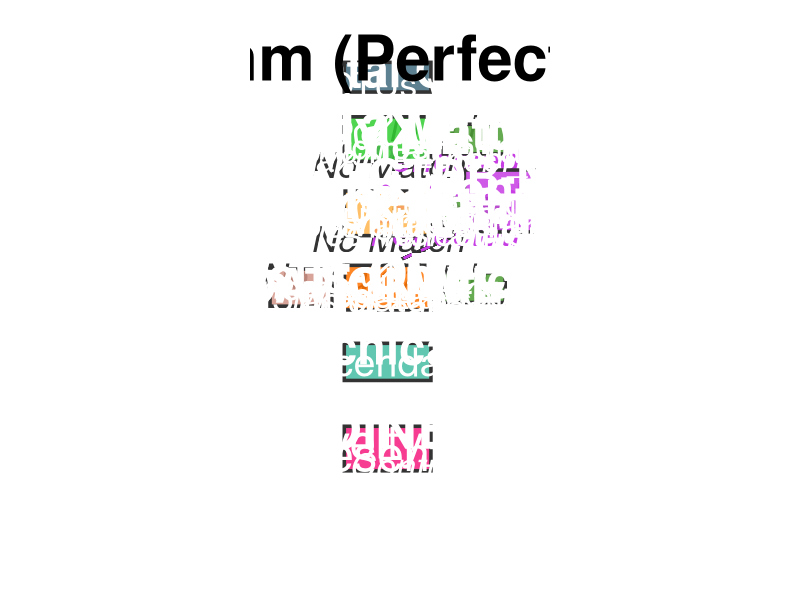
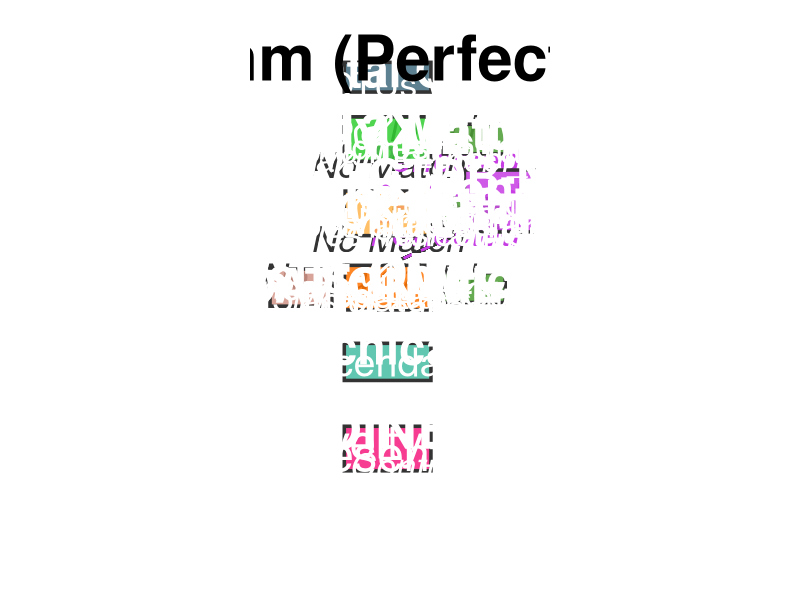
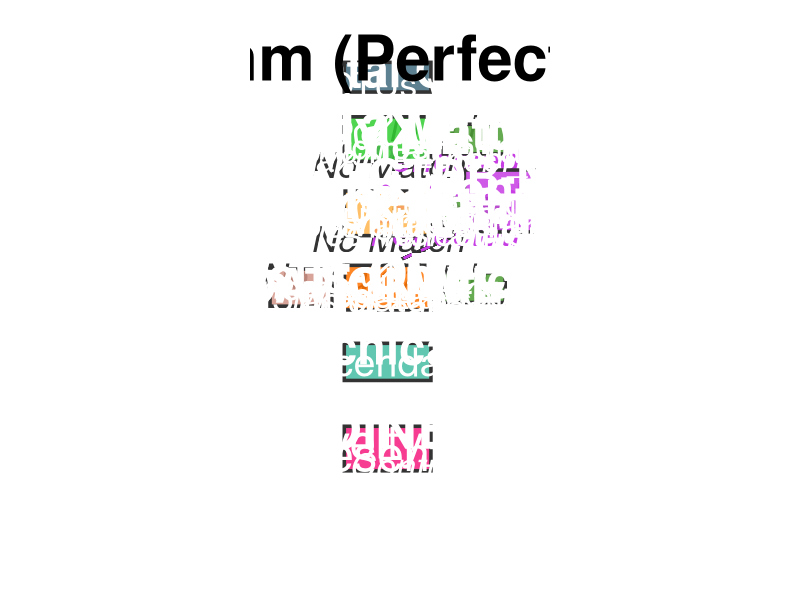

Here is the R script that generated these plots, in order:
#!/usr/bin/env Rscript
# Hierarchical Matching Algorithm Flowchart
# Created: 2026-01-05
# Purpose: Publication-quality diagram showing the matching algorithm hierarchy
# Matches aesthetic of alluvial and scatter plots

suppressPackageStartupMessages({
  library(ggplot2)
  library(grid)
  library(gridExtra)
  library(dplyr)
})

# Configuration
CONFIG <- list(
  # Output settings
  width = 16,
  height = 20,
  dpi = 300,
  
  # Colors matching your existing plots
  colors = list(
    tier1 = "#32CD32",        # Lime green (like Chloroflexota) - PRIMARY
    tier2 = "#ffb44c",        # Light orange (like Acidobacteriota) - FALLBACK
    tier3 = "#ff7200",        # Orange (like Planctomycetota) - VALIDATION
    tier4 = "#46bda3",        # Aqua (like Verrucomicrobiota) - AGGREGATION
    success = "#4c9b34",      # Dark green - matched
    fail = "#d19386",         # Light brown - census-only
    validation = "#c73de4",   # Magenta - GTDB-NCBI validation
    metrics = "#f51b7f",      # Bright pink - COINED METRICS
    start = "#416b7d",        # Dark blue-gray - input
    arrow = "#333333",        # Dark gray for arrows
    text = "#000000",         # Black for text
    bg = "#FFFFFF"            # White background
  ),
  
  # Text sizes
  text = list(
    title = 16,
    tier = 14,
    label = 12,
    detail = 10,
    small = 9
  )
)

# Create the diagram using ggplot2
create_matching_diagram <- function() {
  
  # Define node positions (x, y coordinates)
  nodes <- data.frame(
    id = c("start", "t1", "t2", "t3", "agg", "s1", "s2", "s3", "fail", "metrics", "validate"),
    x = c(5, 5, 5, 5, 5, 8.5, 8.5, 8.5, 1.5, 5, 9.5),
    y = c(19, 16.5, 13.5, 10.5, 7.5, 16.5, 13.5, 10.5, 10.5, 4, 14),
    width = c(3.5, 3.5, 3.5, 3.5, 3.5, 2.5, 2.5, 2.5, 2.5, 3.5, 2.8),
    height = c(1.2, 1.8, 1.8, 1.8, 1.5, 1.2, 1.2, 1.2, 1.5, 1.8, 2.5),
    color = c(CONFIG$colors$start, CONFIG$colors$tier1, CONFIG$colors$tier2, 
              CONFIG$colors$tier3, CONFIG$colors$tier4, CONFIG$colors$success,
              CONFIG$colors$success, CONFIG$colors$success, CONFIG$colors$fail,
              CONFIG$colors$metrics, CONFIG$colors$validation),
    stringsAsFactors = FALSE
  )
  
  # Define edges (connections)
  edges <- data.frame(
    from_id = c("start", "t1", "t1", "t2", "t2", "t3", "t3", "s1", "s2", "s3", 
                "agg", "validate", "validate", "validate"),
    to_id = c("t1", "s1", "t2", "s2", "t3", "s3", "fail", "agg", "agg", "agg",
              "metrics", "t1", "t2", "t3"),
    label = c("", "Match", "No Match", "Match", "No Match", "Match", "No Match",
              "", "", "", "", "Perfected", "Perfected", "Perfected"),
    type = c("main", "success", "fail", "success", "fail", "success", "fail",
             "main", "main", "main", "main", "validate", "validate", "validate"),
    stringsAsFactors = FALSE
  )
  
  # Merge node positions with edges
  edges <- edges %>%
    left_join(nodes %>% select(id, from_x = x, from_y = y), by = c("from_id" = "id")) %>%
    left_join(nodes %>% select(id, to_x = x, to_y = y), by = c("to_id" = "id"))
  
  # Create base plot
  p <- ggplot() +
    theme_void() +
    theme(
      plot.background = element_rect(fill = CONFIG$colors$bg, color = NA),
      panel.background = element_rect(fill = CONFIG$colors$bg, color = NA),
      plot.margin = margin(20, 20, 20, 20)
    ) +
    coord_fixed(ratio = 1, xlim = c(0, 11), ylim = c(0, 20))
  
  # Add edges (arrows)
  for (i in 1:nrow(edges)) {
    edge <- edges[i, ]
    
    # Determine arrow color and style
    arrow_color <- if (edge$type == "validate") CONFIG$colors$validation else CONFIG$colors$arrow
    arrow_type <- if (edge$type == "validate") "dashed" else "solid"
    arrow_size <- if (edge$type == "validate") 0.8 else 1.0
    
    # Calculate arrow endpoints (adjust for node size)
    from_y_adj <- edge$from_y - 0.6
    to_y_adj <- edge$to_y + 0.9
    
    # Adjust x for side connections
    from_x <- edge$from_x
    to_x <- edge$to_x
    
    if (edge$to_id %in% c("s1", "s2", "s3")) {
      from_x <- edge$from_x + 1.75
      to_x <- edge$to_x - 1.25
    } else if (edge$to_id == "fail") {
      from_x <- edge$from_x - 1.75
      to_x <- edge$to_x + 1.25
    }
    
    p <- p + geom_segment(
      aes(x = from_x, y = from_y_adj, xend = to_x, yend = to_y_adj),
      arrow = arrow(length = unit(0.3, "cm"), type = "closed"),
      color = arrow_color,
      size = arrow_size,
      linetype = arrow_type
    )
    
    # Add edge labels
    if (edge$label != "") {
      label_x <- (from_x + to_x) / 2
      label_y <- (from_y_adj + to_y_adj) / 2
      
      p <- p + annotate("text", x = label_x, y = label_y + 0.3,
                       label = edge$label, size = CONFIG$text$small,
                       fontface = "italic", color = arrow_color)
    }
  }
  
  # Add nodes (rectangles with rounded corners)
  for (i in 1:nrow(nodes)) {
    node <- nodes[i, ]
    
    p <- p + annotate("rect",
                     xmin = node$x - node$width/2, xmax = node$x + node$width/2,
                     ymin = node$y - node$height/2, ymax = node$y + node$height/2,
                     fill = node$color, color = "#333333", size = 1.2, alpha = 0.85)
  }
  
  # Add node labels
  p <- p +
    # START
    annotate("text", x = 5, y = 19.3, label = "Environmental Census Data",
             size = CONFIG$text$label, fontface = "bold", color = "white") +
    annotate("text", x = 5, y = 18.7, label = "(16S/18S OTUs with taxids)",
             size = CONFIG$text$small, color = "white") +
    
    # TIER 1
    annotate("text", x = 5, y = 17.1, label = "🥇 TIER 1: Taxid Matching",
             size = CONFIG$text$tier, fontface = "bold", color = "white") +
    annotate("text", x = 5, y = 16.6, label = "PRIMARY METHOD",
             size = CONFIG$text$label, fontface = "bold", color = "white") +
    annotate("text", x = 5, y = 16.1, label = "85-90% match rate",
             size = CONFIG$text$detail, color = "white") +
    annotate("text", x = 5, y = 15.7, label = "census_taxid == ncbi_taxid",
             size = CONFIG$text$small, fontface = "italic", color = "white") +

    # TIER 2
    annotate("text", x = 5, y = 14.1, label = "🥈 TIER 2: Lineage Matching",
             size = CONFIG$text$tier, fontface = "bold", color = "white") +
    annotate("text", x = 5, y = 13.6, label = "FALLBACK METHOD",
             size = CONFIG$text$label, fontface = "bold", color = "white") +
    annotate("text", x = 5, y = 13.1, label = "10-15% match rate",
             size = CONFIG$text$detail, color = "white") +
    annotate("text", x = 5, y = 12.7, label = "Handles misnaming",
             size = CONFIG$text$small, fontface = "italic", color = "white") +

    # TIER 3
    annotate("text", x = 5, y = 11.1, label = "🥉 TIER 3: Direct Name",
             size = CONFIG$text$tier, fontface = "bold", color = "white") +
    annotate("text", x = 5, y = 10.6, label = "VALIDATION METHOD",
             size = CONFIG$text$label, fontface = "bold", color = "white") +
    annotate("text", x = 5, y = 10.1, label = "<5% match rate",
             size = CONFIG$text$detail, color = "white") +
    annotate("text", x = 5, y = 9.7, label = "Edge cases",
             size = CONFIG$text$small, fontface = "italic", color = "white") +

    # TIER 4 - AGGREGATION
    annotate("text", x = 5, y = 8.1, label = "TIER 4: Hierarchical Aggregation",
             size = CONFIG$text$label, fontface = "bold", color = "white") +
    annotate("text", x = 5, y = 7.5, label = "Sum all descendant genomes",
             size = CONFIG$text$detail, color = "white") +

    # SUCCESS NODES
    annotate("text", x = 8.5, y = 16.8, label = "✅ Matched",
             size = CONFIG$text$label, fontface = "bold", color = "white") +
    annotate("text", x = 8.5, y = 16.2, label = "Highest Confidence",
             size = CONFIG$text$small, color = "white") +

    annotate("text", x = 8.5, y = 13.8, label = "✅ Matched",
             size = CONFIG$text$label, fontface = "bold", color = "white") +
    annotate("text", x = 8.5, y = 13.2, label = "High Confidence",
             size = CONFIG$text$small, color = "white") +

    annotate("text", x = 8.5, y = 10.8, label = "✅ Matched",
             size = CONFIG$text$label, fontface = "bold", color = "white") +
    annotate("text", x = 8.5, y = 10.2, label = "Moderate Confidence",
             size = CONFIG$text$small, color = "white") +

    # FAIL NODE
    annotate("text", x = 1.5, y = 11, label = "❌ Census-Only",
             size = CONFIG$text$label, fontface = "bold", color = "white") +
    annotate("text", x = 1.5, y = 10.5, label = "No genomic data",
             size = CONFIG$text$small, color = "white") +
    annotate("text", x = 1.5, y = 10, label = "novelty_factor = ∞",
             size = CONFIG$text$small, fontface = "italic", color = "white") +

    # METRICS NODE
    annotate("text", x = 5, y = 4.8, label = "Calculate COINED METRICS",
             size = CONFIG$text$tier, fontface = "bold", color = "white") +
    annotate("text", x = 5, y = 4.3, label = "🔴 novelty_factor",
             size = CONFIG$text$label, color = "white") +
    annotate("text", x = 5, y = 3.8, label = "🔵 overrepresentation_factor",
             size = CONFIG$text$label, color = "white") +
    annotate("text", x = 5, y = 3.3, label = "(Original Contributions)",
             size = CONFIG$text$small, fontface = "italic", color = "white") +

    # VALIDATION NODE
    annotate("text", x = 9.5, y = 15, label = "GTDB-NCBI",
             size = CONFIG$text$label, fontface = "bold", color = "white") +
    annotate("text", x = 9.5, y = 14.5, label = "Validation Pipeline",
             size = CONFIG$text$label, fontface = "bold", color = "white") +
    annotate("text", x = 9.5, y = 13.9, label = "Proves complete",
             size = CONFIG$text$small, color = "white") +
    annotate("text", x = 9.5, y = 13.5, label = "overlap",
             size = CONFIG$text$small, color = "white") +
    annotate("text", x = 9.5, y = 13.1, label = "Validates algorithm",
             size = CONFIG$text$small, color = "white") +
    annotate("text", x = 9.5, y = 12.7, label = "effectiveness",
             size = CONFIG$text$small, color = "white") +

    # Title
    annotate("text", x = 5.5, y = 19.8, label = "Hierarchical Matching Algorithm (Perfected via GTDB-NCBI Validation)",
             size = CONFIG$text$title, fontface = "bold", color = CONFIG$colors$text, hjust = 0.5)

  return(p)
}

# Main execution
cat("Creating hierarchical matching algorithm diagram...\n")

# Create the diagram
diagram <- create_matching_diagram()

# Save as PNG
png_file <- "hierarchical_matching_algorithm.png"
ggsave(png_file, diagram, width = CONFIG$width, height = CONFIG$height, dpi = CONFIG$dpi, bg = "white")
cat(sprintf("✅ Saved PNG: %s\n", png_file))

# Save as PDF
pdf_file <- "hierarchical_matching_algorithm.pdf"
ggsave(pdf_file, diagram, width = CONFIG$width, height = CONFIG$height, device = cairo_pdf, bg = "white")
cat(sprintf("✅ Saved PDF: %s\n", pdf_file))

# Save high-res version for publication
png_file_hires <- "hierarchical_matching_algorithm_hires.png"
ggsave(png_file_hires, diagram, width = CONFIG$width, height = CONFIG$height, dpi = 600, bg = "white")
cat(sprintf("✅ Saved high-res PNG (600 DPI): %s\n", png_file_hires))

cat("\n🎉 Diagram generation complete!\n")
cat(sprintf("   - Standard PNG: %s (%d DPI)\n", png_file, CONFIG$dpi))
cat(sprintf("   - High-res PNG: %s (600 DPI)\n", png_file_hires))
cat(sprintf("   - PDF: %s\n", pdf_file))
cat("\nAll files saved in: visuals/\n")
